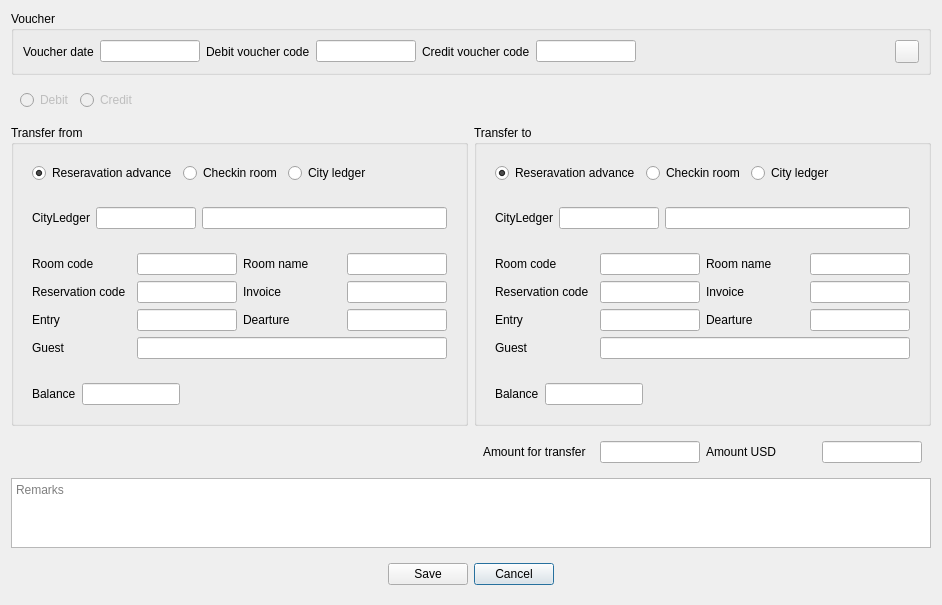
<?xml version="1.0" encoding="UTF-8"?>
<ui version="4.0">
 <class>DlgTransferAnyAmount</class>
 <widget class="QDialog" name="DlgTransferAnyAmount">
  <property name="geometry">
   <rect>
    <x>0</x>
    <y>0</y>
    <width>942</width>
    <height>579</height>
   </rect>
  </property>
  <property name="windowTitle">
   <string>Transfer amount</string>
  </property>
  <layout class="QGridLayout" name="gridLayout_4">
   <item row="4" column="0" colspan="2">
    <widget class="QPlainTextEdit" name="teRemarks">
     <property name="placeholderText">
      <string>Remarks</string>
     </property>
    </widget>
   </item>
   <item row="2" column="1">
    <widget class="QGroupBox" name="grTo">
     <property name="sizePolicy">
      <sizepolicy hsizetype="Preferred" vsizetype="Preferred">
       <horstretch>1</horstretch>
       <verstretch>0</verstretch>
      </sizepolicy>
     </property>
     <property name="title">
      <string>Transfer to</string>
     </property>
     <layout class="QVBoxLayout" name="verticalLayout_2">
      <item>
       <widget class="RadioGroupWidget" name="wtoAction" native="true">
        <layout class="QHBoxLayout" name="horizontalLayout_4">
         <item>
          <widget class="QRadioButton" name="rbtoReserve">
           <property name="focusPolicy">
            <enum>Qt::NoFocus</enum>
           </property>
           <property name="text">
            <string>Reseravation advance</string>
           </property>
           <property name="checked">
            <bool>true</bool>
           </property>
           <property name="Tag" stdset="0">
            <number>5</number>
           </property>
          </widget>
         </item>
         <item>
          <widget class="QRadioButton" name="rbtoRoom">
           <property name="focusPolicy">
            <enum>Qt::NoFocus</enum>
           </property>
           <property name="text">
            <string>Checkin room</string>
           </property>
           <property name="Tag" stdset="0">
            <number>4</number>
           </property>
          </widget>
         </item>
         <item>
          <widget class="QRadioButton" name="rbtoCL">
           <property name="focusPolicy">
            <enum>Qt::NoFocus</enum>
           </property>
           <property name="text">
            <string>City ledger</string>
           </property>
           <property name="Tag" stdset="0">
            <number>6</number>
           </property>
          </widget>
         </item>
         <item>
          <spacer name="horizontalSpacer_3">
           <property name="orientation">
            <enum>Qt::Horizontal</enum>
           </property>
           <property name="sizeHint" stdset="0">
            <size>
             <width>44</width>
             <height>20</height>
            </size>
           </property>
          </spacer>
         </item>
        </layout>
       </widget>
      </item>
      <item>
       <widget class="QWidget" name="wtoCL" native="true">
        <layout class="QHBoxLayout" name="horizontalLayout_6">
         <item>
          <widget class="QLabel" name="label_10">
           <property name="text">
            <string>CityLedger</string>
           </property>
          </widget>
         </item>
         <item>
          <widget class="EQLineEdit" name="letoCL">
           <property name="maximumSize">
            <size>
             <width>100</width>
             <height>16777215</height>
            </size>
           </property>
          </widget>
         </item>
         <item>
          <widget class="EQLineEdit" name="letoCLName">
           <property name="focusPolicy">
            <enum>Qt::NoFocus</enum>
           </property>
           <property name="readOnly">
            <bool>true</bool>
           </property>
          </widget>
         </item>
        </layout>
       </widget>
      </item>
      <item>
       <widget class="QWidget" name="wtoRoom" native="true">
        <layout class="QGridLayout" name="gridLayout_2">
         <item row="1" column="0">
          <widget class="QLabel" name="label_13">
           <property name="text">
            <string>Reservation code</string>
           </property>
          </widget>
         </item>
         <item row="3" column="0">
          <widget class="QLabel" name="label_17">
           <property name="text">
            <string>Guest</string>
           </property>
          </widget>
         </item>
         <item row="0" column="2">
          <widget class="QLabel" name="label_12">
           <property name="text">
            <string>Room name</string>
           </property>
          </widget>
         </item>
         <item row="2" column="1">
          <widget class="EDateEdit" name="detoEntry">
           <property name="maximumSize">
            <size>
             <width>100</width>
             <height>16777215</height>
            </size>
           </property>
           <property name="focusPolicy">
            <enum>Qt::NoFocus</enum>
           </property>
           <property name="readOnly">
            <bool>true</bool>
           </property>
          </widget>
         </item>
         <item row="2" column="2">
          <widget class="QLabel" name="label_16">
           <property name="text">
            <string>Dearture</string>
           </property>
          </widget>
         </item>
         <item row="1" column="2">
          <widget class="QLabel" name="label_14">
           <property name="text">
            <string>Invoice</string>
           </property>
          </widget>
         </item>
         <item row="0" column="1">
          <widget class="EQLineEdit" name="letoRoomCode">
           <property name="maximumSize">
            <size>
             <width>100</width>
             <height>16777215</height>
            </size>
           </property>
          </widget>
         </item>
         <item row="1" column="1">
          <widget class="EQLineEdit" name="letoReserve">
           <property name="maximumSize">
            <size>
             <width>100</width>
             <height>16777215</height>
            </size>
           </property>
           <property name="focusPolicy">
            <enum>Qt::StrongFocus</enum>
           </property>
           <property name="readOnly">
            <bool>true</bool>
           </property>
          </widget>
         </item>
         <item row="0" column="0">
          <widget class="QLabel" name="label_11">
           <property name="text">
            <string>Room code</string>
           </property>
          </widget>
         </item>
         <item row="2" column="0">
          <widget class="QLabel" name="label_15">
           <property name="text">
            <string>Entry</string>
           </property>
          </widget>
         </item>
         <item row="3" column="1" colspan="3">
          <widget class="EQLineEdit" name="letoGuest">
           <property name="readOnly">
            <bool>true</bool>
           </property>
          </widget>
         </item>
         <item row="0" column="3">
          <widget class="EQLineEdit" name="letoRoomName">
           <property name="maximumSize">
            <size>
             <width>100</width>
             <height>16777215</height>
            </size>
           </property>
           <property name="focusPolicy">
            <enum>Qt::NoFocus</enum>
           </property>
           <property name="readOnly">
            <bool>true</bool>
           </property>
          </widget>
         </item>
         <item row="2" column="3">
          <widget class="EDateEdit" name="detoDeparture">
           <property name="maximumSize">
            <size>
             <width>100</width>
             <height>16777215</height>
            </size>
           </property>
           <property name="focusPolicy">
            <enum>Qt::NoFocus</enum>
           </property>
           <property name="readOnly">
            <bool>true</bool>
           </property>
          </widget>
         </item>
         <item row="1" column="3">
          <widget class="EQLineEdit" name="letoInvoice">
           <property name="maximumSize">
            <size>
             <width>100</width>
             <height>16777215</height>
            </size>
           </property>
           <property name="focusPolicy">
            <enum>Qt::NoFocus</enum>
           </property>
           <property name="readOnly">
            <bool>true</bool>
           </property>
          </widget>
         </item>
        </layout>
       </widget>
      </item>
      <item>
       <widget class="QWidget" name="widget_2" native="true">
        <property name="minimumSize">
         <size>
          <width>0</width>
          <height>0</height>
         </size>
        </property>
        <layout class="QHBoxLayout" name="horizontalLayout_10">
         <item>
          <widget class="QLabel" name="label_23">
           <property name="text">
            <string>Balance</string>
           </property>
          </widget>
         </item>
         <item>
          <widget class="EQLineEdit" name="letoBalance">
           <property name="maximumSize">
            <size>
             <width>100</width>
             <height>16777215</height>
            </size>
           </property>
           <property name="focusPolicy">
            <enum>Qt::NoFocus</enum>
           </property>
           <property name="readOnly">
            <bool>true</bool>
           </property>
          </widget>
         </item>
         <item>
          <spacer name="horizontalSpacer_10">
           <property name="orientation">
            <enum>Qt::Horizontal</enum>
           </property>
           <property name="sizeHint" stdset="0">
            <size>
             <width>269</width>
             <height>20</height>
            </size>
           </property>
          </spacer>
         </item>
        </layout>
       </widget>
      </item>
      <item>
       <spacer name="verticalSpacer_2">
        <property name="orientation">
         <enum>Qt::Vertical</enum>
        </property>
        <property name="sizeHint" stdset="0">
         <size>
          <width>20</width>
          <height>40</height>
         </size>
        </property>
       </spacer>
      </item>
     </layout>
    </widget>
   </item>
   <item row="1" column="0" colspan="2">
    <widget class="RadioGroupWidget" name="wDC" native="true">
     <property name="enabled">
      <bool>false</bool>
     </property>
     <layout class="QHBoxLayout" name="horizontalLayout_2">
      <item>
       <widget class="QRadioButton" name="rbfromDebit">
        <property name="focusPolicy">
         <enum>Qt::NoFocus</enum>
        </property>
        <property name="text">
         <string>Debit</string>
        </property>
        <property name="checkable">
         <bool>true</bool>
        </property>
        <property name="checked">
         <bool>false</bool>
        </property>
        <property name="Tag" stdset="0">
         <number>1</number>
        </property>
       </widget>
      </item>
      <item>
       <widget class="QRadioButton" name="rbfromCredit">
        <property name="focusPolicy">
         <enum>Qt::NoFocus</enum>
        </property>
        <property name="text">
         <string>Credit</string>
        </property>
        <property name="checkable">
         <bool>true</bool>
        </property>
        <property name="Tag" stdset="0">
         <number>2</number>
        </property>
       </widget>
      </item>
      <item>
       <spacer name="horizontalSpacer_2">
        <property name="orientation">
         <enum>Qt::Horizontal</enum>
        </property>
        <property name="sizeHint" stdset="0">
         <size>
          <width>40</width>
          <height>20</height>
         </size>
        </property>
       </spacer>
      </item>
     </layout>
    </widget>
   </item>
   <item row="2" column="0">
    <widget class="QGroupBox" name="grFrom">
     <property name="sizePolicy">
      <sizepolicy hsizetype="Preferred" vsizetype="Preferred">
       <horstretch>1</horstretch>
       <verstretch>0</verstretch>
      </sizepolicy>
     </property>
     <property name="title">
      <string>Transfer from</string>
     </property>
     <layout class="QVBoxLayout" name="verticalLayout">
      <item>
       <widget class="RadioGroupWidget" name="wfromAction" native="true">
        <layout class="QHBoxLayout" name="horizontalLayout">
         <item>
          <widget class="QRadioButton" name="rbfromReserve">
           <property name="focusPolicy">
            <enum>Qt::NoFocus</enum>
           </property>
           <property name="text">
            <string>Reseravation advance</string>
           </property>
           <property name="checked">
            <bool>true</bool>
           </property>
           <property name="Tag" stdset="0">
            <number>2</number>
           </property>
          </widget>
         </item>
         <item>
          <widget class="QRadioButton" name="rbfromRoom">
           <property name="focusPolicy">
            <enum>Qt::NoFocus</enum>
           </property>
           <property name="text">
            <string>Checkin room</string>
           </property>
           <property name="Tag" stdset="0">
            <number>1</number>
           </property>
          </widget>
         </item>
         <item>
          <widget class="QRadioButton" name="rbfromCL">
           <property name="focusPolicy">
            <enum>Qt::NoFocus</enum>
           </property>
           <property name="text">
            <string>City ledger</string>
           </property>
           <property name="Tag" stdset="0">
            <number>3</number>
           </property>
          </widget>
         </item>
         <item>
          <spacer name="horizontalSpacer">
           <property name="orientation">
            <enum>Qt::Horizontal</enum>
           </property>
           <property name="sizeHint" stdset="0">
            <size>
             <width>40</width>
             <height>20</height>
            </size>
           </property>
          </spacer>
         </item>
        </layout>
       </widget>
      </item>
      <item>
       <widget class="QWidget" name="wfromCL" native="true">
        <layout class="QHBoxLayout" name="horizontalLayout_3">
         <item>
          <widget class="QLabel" name="label">
           <property name="text">
            <string>CityLedger</string>
           </property>
          </widget>
         </item>
         <item>
          <widget class="EQLineEdit" name="lefromCL">
           <property name="maximumSize">
            <size>
             <width>100</width>
             <height>16777215</height>
            </size>
           </property>
          </widget>
         </item>
         <item>
          <widget class="EQLineEdit" name="lefromCLName">
           <property name="focusPolicy">
            <enum>Qt::NoFocus</enum>
           </property>
           <property name="readOnly">
            <bool>true</bool>
           </property>
          </widget>
         </item>
        </layout>
       </widget>
      </item>
      <item>
       <widget class="QWidget" name="wfromRoom" native="true">
        <layout class="QGridLayout" name="gridLayout">
         <item row="0" column="3">
          <widget class="EQLineEdit" name="lefromRoomName">
           <property name="maximumSize">
            <size>
             <width>100</width>
             <height>16777215</height>
            </size>
           </property>
           <property name="focusPolicy">
            <enum>Qt::NoFocus</enum>
           </property>
           <property name="styleSheet">
            <string notr="true"/>
           </property>
           <property name="readOnly">
            <bool>true</bool>
           </property>
          </widget>
         </item>
         <item row="2" column="2">
          <widget class="QLabel" name="label_7">
           <property name="text">
            <string>Dearture</string>
           </property>
          </widget>
         </item>
         <item row="2" column="3">
          <widget class="EDateEdit" name="defromDeparture">
           <property name="maximumSize">
            <size>
             <width>100</width>
             <height>16777215</height>
            </size>
           </property>
           <property name="focusPolicy">
            <enum>Qt::NoFocus</enum>
           </property>
           <property name="readOnly">
            <bool>true</bool>
           </property>
          </widget>
         </item>
         <item row="1" column="3">
          <widget class="EQLineEdit" name="lefromInvoice">
           <property name="maximumSize">
            <size>
             <width>100</width>
             <height>16777215</height>
            </size>
           </property>
           <property name="focusPolicy">
            <enum>Qt::NoFocus</enum>
           </property>
           <property name="readOnly">
            <bool>true</bool>
           </property>
          </widget>
         </item>
         <item row="3" column="1" colspan="3">
          <widget class="EQLineEdit" name="lefromGuest">
           <property name="focusPolicy">
            <enum>Qt::NoFocus</enum>
           </property>
           <property name="readOnly">
            <bool>true</bool>
           </property>
          </widget>
         </item>
         <item row="1" column="2">
          <widget class="QLabel" name="label_6">
           <property name="text">
            <string>Invoice</string>
           </property>
          </widget>
         </item>
         <item row="2" column="0">
          <widget class="QLabel" name="label_4">
           <property name="text">
            <string>Entry</string>
           </property>
          </widget>
         </item>
         <item row="3" column="0">
          <widget class="QLabel" name="label_8">
           <property name="text">
            <string>Guest</string>
           </property>
          </widget>
         </item>
         <item row="0" column="1">
          <widget class="EQLineEdit" name="lefromRoomCode">
           <property name="maximumSize">
            <size>
             <width>100</width>
             <height>16777215</height>
            </size>
           </property>
           <property name="placeholderText">
            <string/>
           </property>
          </widget>
         </item>
         <item row="0" column="2">
          <widget class="QLabel" name="label_3">
           <property name="text">
            <string>Room name</string>
           </property>
          </widget>
         </item>
         <item row="0" column="0">
          <widget class="QLabel" name="label_2">
           <property name="text">
            <string>Room code</string>
           </property>
          </widget>
         </item>
         <item row="1" column="1">
          <widget class="EQLineEdit" name="lefromReserve">
           <property name="maximumSize">
            <size>
             <width>100</width>
             <height>16777215</height>
            </size>
           </property>
          </widget>
         </item>
         <item row="2" column="1">
          <widget class="EDateEdit" name="defromEntry">
           <property name="maximumSize">
            <size>
             <width>100</width>
             <height>16777215</height>
            </size>
           </property>
           <property name="focusPolicy">
            <enum>Qt::NoFocus</enum>
           </property>
           <property name="readOnly">
            <bool>true</bool>
           </property>
          </widget>
         </item>
         <item row="1" column="0">
          <widget class="QLabel" name="label_5">
           <property name="text">
            <string>Reservation code</string>
           </property>
          </widget>
         </item>
        </layout>
       </widget>
      </item>
      <item>
       <widget class="QWidget" name="widget" native="true">
        <property name="minimumSize">
         <size>
          <width>0</width>
          <height>0</height>
         </size>
        </property>
        <layout class="QHBoxLayout" name="horizontalLayout_8">
         <item>
          <widget class="QLabel" name="label_19">
           <property name="text">
            <string>Balance</string>
           </property>
          </widget>
         </item>
         <item>
          <widget class="EQLineEdit" name="lefromBalance">
           <property name="maximumSize">
            <size>
             <width>100</width>
             <height>16777215</height>
            </size>
           </property>
           <property name="focusPolicy">
            <enum>Qt::NoFocus</enum>
           </property>
           <property name="readOnly">
            <bool>true</bool>
           </property>
          </widget>
         </item>
         <item>
          <spacer name="horizontalSpacer_7">
           <property name="orientation">
            <enum>Qt::Horizontal</enum>
           </property>
           <property name="sizeHint" stdset="0">
            <size>
             <width>269</width>
             <height>20</height>
            </size>
           </property>
          </spacer>
         </item>
        </layout>
       </widget>
      </item>
      <item>
       <spacer name="verticalSpacer">
        <property name="orientation">
         <enum>Qt::Vertical</enum>
        </property>
        <property name="sizeHint" stdset="0">
         <size>
          <width>20</width>
          <height>40</height>
         </size>
        </property>
       </spacer>
      </item>
     </layout>
    </widget>
   </item>
   <item row="0" column="0" colspan="2">
    <widget class="QGroupBox" name="groupBox_2">
     <property name="title">
      <string>Voucher</string>
     </property>
     <layout class="QHBoxLayout" name="horizontalLayout_7">
      <item>
       <widget class="QLabel" name="label_18">
        <property name="text">
         <string>Voucher date</string>
        </property>
       </widget>
      </item>
      <item>
       <widget class="EDateEdit" name="dewDate">
        <property name="maximumSize">
         <size>
          <width>100</width>
          <height>16777215</height>
         </size>
        </property>
        <property name="focusPolicy">
         <enum>Qt::NoFocus</enum>
        </property>
        <property name="readOnly">
         <bool>true</bool>
        </property>
       </widget>
      </item>
      <item>
       <widget class="QLabel" name="label_9">
        <property name="text">
         <string>Debit voucher code</string>
        </property>
       </widget>
      </item>
      <item>
       <widget class="EQLineEdit" name="leDebitVoucher">
        <property name="maximumSize">
         <size>
          <width>100</width>
          <height>16777215</height>
         </size>
        </property>
        <property name="focusPolicy">
         <enum>Qt::NoFocus</enum>
        </property>
        <property name="readOnly">
         <bool>true</bool>
        </property>
       </widget>
      </item>
      <item>
       <widget class="QLabel" name="label_21">
        <property name="text">
         <string>Credit voucher code</string>
        </property>
       </widget>
      </item>
      <item>
       <widget class="EQLineEdit" name="leCreditVoucher">
        <property name="maximumSize">
         <size>
          <width>100</width>
          <height>16777215</height>
         </size>
        </property>
        <property name="focusPolicy">
         <enum>Qt::NoFocus</enum>
        </property>
       </widget>
      </item>
      <item>
       <spacer name="horizontalSpacer_9">
        <property name="orientation">
         <enum>Qt::Horizontal</enum>
        </property>
        <property name="sizeHint" stdset="0">
         <size>
          <width>40</width>
          <height>20</height>
         </size>
        </property>
       </spacer>
      </item>
      <item>
       <widget class="QToolButton" name="btnLog">
        <property name="text">
         <string/>
        </property>
        <property name="icon">
         <iconset resource="res.qrc">
          <normaloff>:/images/tracking.png</normaloff>:/images/tracking.png</iconset>
        </property>
       </widget>
      </item>
     </layout>
    </widget>
   </item>
   <item row="5" column="0" colspan="2">
    <widget class="QWidget" name="widget_5" native="true">
     <layout class="QGridLayout" name="gridLayout_3">
      <item row="1" column="2">
       <widget class="QPushButton" name="btnCancel">
        <property name="text">
         <string>Cancel</string>
        </property>
       </widget>
      </item>
      <item row="1" column="1">
       <widget class="QPushButton" name="btnSave">
        <property name="text">
         <string>Save</string>
        </property>
       </widget>
      </item>
      <item row="1" column="3">
       <spacer name="horizontalSpacer_6">
        <property name="orientation">
         <enum>Qt::Horizontal</enum>
        </property>
        <property name="sizeHint" stdset="0">
         <size>
          <width>299</width>
          <height>20</height>
         </size>
        </property>
       </spacer>
      </item>
      <item row="1" column="0">
       <spacer name="horizontalSpacer_5">
        <property name="orientation">
         <enum>Qt::Horizontal</enum>
        </property>
        <property name="sizeHint" stdset="0">
         <size>
          <width>300</width>
          <height>20</height>
         </size>
        </property>
       </spacer>
      </item>
     </layout>
    </widget>
   </item>
   <item row="3" column="1">
    <widget class="QWidget" name="widget_3" native="true">
     <property name="minimumSize">
      <size>
       <width>0</width>
       <height>0</height>
      </size>
     </property>
     <layout class="QHBoxLayout" name="horizontalLayout_9">
      <item>
       <widget class="QLabel" name="label_20">
        <property name="text">
         <string>Amount for transfer</string>
        </property>
       </widget>
      </item>
      <item>
       <widget class="EQLineEdit" name="letoAmount">
        <property name="minimumSize">
         <size>
          <width>100</width>
          <height>0</height>
         </size>
        </property>
        <property name="maximumSize">
         <size>
          <width>100</width>
          <height>16777215</height>
         </size>
        </property>
        <property name="readOnly">
         <bool>false</bool>
        </property>
       </widget>
      </item>
      <item>
       <widget class="QLabel" name="label_22">
        <property name="text">
         <string>Amount USD</string>
        </property>
       </widget>
      </item>
      <item>
       <widget class="EQLineEdit" name="leAmountUSD">
        <property name="minimumSize">
         <size>
          <width>100</width>
          <height>0</height>
         </size>
        </property>
        <property name="maximumSize">
         <size>
          <width>100</width>
          <height>16777215</height>
         </size>
        </property>
        <property name="focusPolicy">
         <enum>Qt::NoFocus</enum>
        </property>
        <property name="readOnly">
         <bool>true</bool>
        </property>
       </widget>
      </item>
     </layout>
    </widget>
   </item>
  </layout>
 </widget>
 <customwidgets>
  <customwidget>
   <class>EDateEdit</class>
   <extends>QLineEdit</extends>
   <header location="global">edateedit.h</header>
  </customwidget>
  <customwidget>
   <class>EQLineEdit</class>
   <extends>QLineEdit</extends>
   <header location="global">eqlineedit.h</header>
   <slots>
    <signal>customButtonClicked(bool)</signal>
   </slots>
  </customwidget>
  <customwidget>
   <class>RadioGroupWidget</class>
   <extends>QWidget</extends>
   <header location="global">radiogroupwidget.h</header>
   <container>1</container>
  </customwidget>
 </customwidgets>
 <tabstops>
  <tabstop>lefromCL</tabstop>
  <tabstop>letoCL</tabstop>
  <tabstop>lefromRoomCode</tabstop>
  <tabstop>lefromReserve</tabstop>
  <tabstop>letoRoomCode</tabstop>
  <tabstop>letoReserve</tabstop>
  <tabstop>letoGuest</tabstop>
  <tabstop>letoAmount</tabstop>
  <tabstop>teRemarks</tabstop>
  <tabstop>btnCancel</tabstop>
  <tabstop>btnSave</tabstop>
 </tabstops>
 <resources>
  <include location="res.qrc"/>
 </resources>
 <connections/>
</ui>
